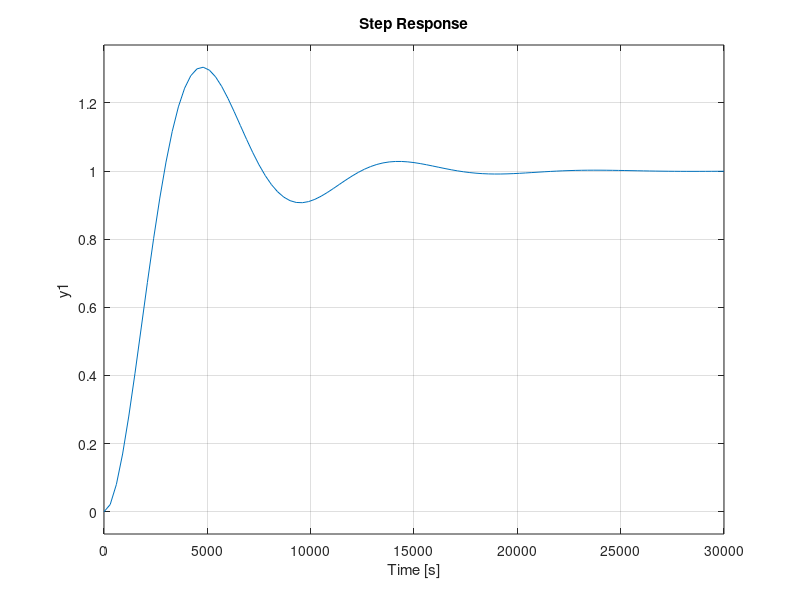
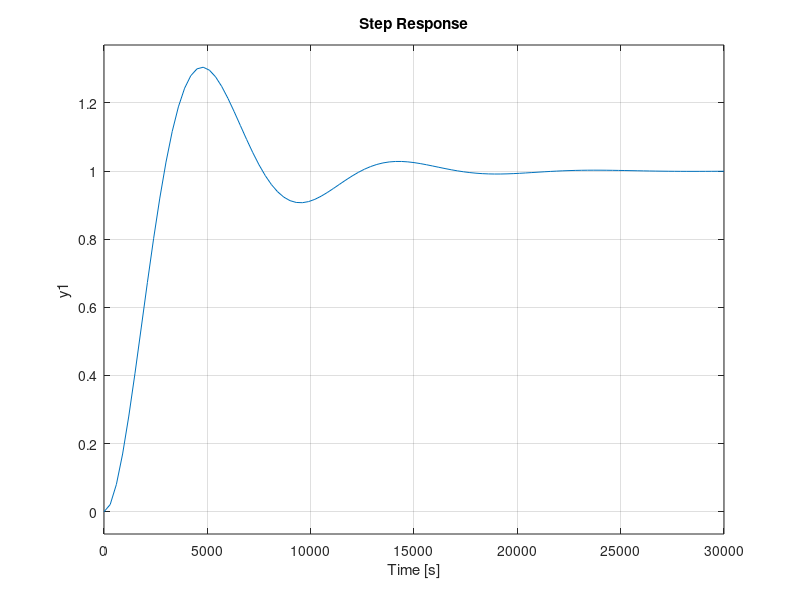
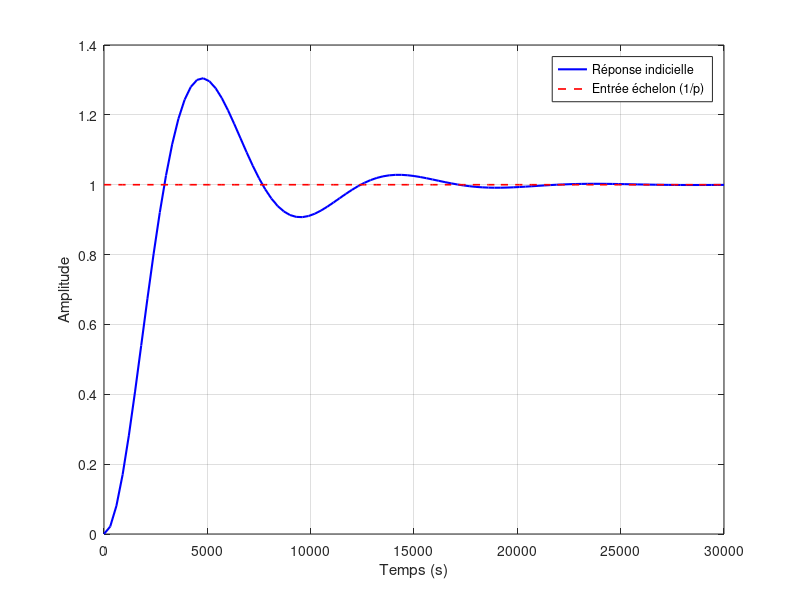
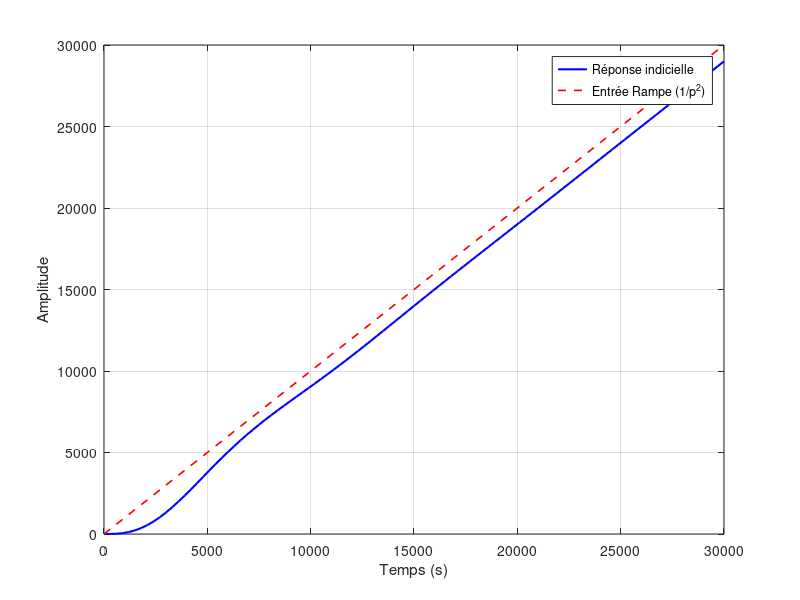

MATLAB code for these plots, in order:
clear;
clc;
close all;
p=tf('p');
%11 Le role du gain K2 est de convertir la grandeur de chaleur vers une
% grandeur tension. (comparer 2 signaux qui sont de meme grandeur physique)
K1=0.02;
tau1=2000;
G= K1/(p*(1+tau1*p))
pole(G)
K2=5e-3;
tau2=2;

%13 Pour Kp=10 

Kp=10;
K=1
wn=sqrt((K2*K1*Kp)/tau1)
Ksi=1/(2*sqrt(tau1*K1*K2*Kp)) %(obtenus par calculs a la main)

%14

Fbf=(K*(wn^2))/(p^2+2*Ksi*wn*p+wn^2)
figure(1)
step(Fbf);

res=minreal((K2*Kp*G)/(1+Kp*G*K2))
% on obtient les memes resultats par le produit de fonction (minreal) avec
% les gains K2 et Kp ainsi que la FTBO G(p) et par les parametres K, Ksi 
% et wn que l'on a déterminé à la question 13.

%Q15
figure(2)
step(res)
% Le temps de montee Tm= 2.92e+03 s (obtenu  par lecture de graphique sur
% la courbe Matlab (figure(2))).
% Tandis que le temps de montee Tm=2.828e+03 s (obtenu par lecture de l'abaque
% figure 3 (sur l'enonce)).
% Ainsi, notre approximation par calcul de Tm par l'abaque est tres proche
% de la valeur obtenue par lecture graphique de la courbe Matlab, ce qui
% justifie notre calcul de parametres (approche theorique proche de
% l'approche experimentale)

%Q16
figure(3);
[y,t] = step(Fbf); % Reponse indicielle à une entree echelon unite
[y2,t] = impulse(1/p,t); % Entree echelon avec le meme vecteur temps
plot(t,y,'b','LineWidth',1.5); 
hold on
plot(t,y2,'r--','LineWidth',1.2)
legend('Réponse indicielle','Entrée échelon (1/p)')
xlabel('Temps (s)')
ylabel('Amplitude')
grid on

% On constate que l'erreur statique tend vers 0 lorsque le temps tend a
% augmenter. rajouter capture (a faire)
%Q17

figure(4)
[y3,t] = step(minreal(Fbf*(1/p))); % Reponse indicielle à une rampe de pente unitaire
[y4,t]= impulse(1/p^2,t); % Rampe d'entree avec le meme vecteur temps
plot(t,y3,'b','LineWidth',1.5); 
hold on
plot(t,y4,'r--','LineWidth',1.2)
legend('Réponse indicielle','Entrée Rampe (1/p^2)')
xlabel('Temps (s)')
ylabel('Amplitude')
grid on

% On constate que l'erreur dynamique tend aussi vers 0 lorsque le temps
% tend a augmenter.
% De plus, si on s'interresse à l'erreur dynamique en zoomant sur la courbe
% obtenue dans matlab a 300 secondes, on obtient environ une erreur
% dynamique epsdyn=298, ce qui est négligeable par rapport a l'amplitude 
% du système et son temps de fonctionnement. (rajouter capture d'écran)

%Q18

figure(5)
step(Fbf*1200)
grid on 

% On obtient un temps de réponse: 
tr51=1.11e+04 % en s

Rperm= 2*tr51 % en s
tchauffe= 3600 % en s
trefroidissement= 1440 % en s
tcyclesec= Rperm+ tchauffe +trefroidissement % en s*
tcycle1day= 24/(tcyclesec/3600)

%Q19
% En observant la courbe obtenue en figure 5, nous notons une réponse
% indicielle avec un dépassement D%=30.5 qui fait que l'on atteint une
% amplitude de 1570 (température en °C) donc non, impossible de réaliser un
% traitement thermique sans endommager l'objet traité car la limite de
% 1400°C est largement depassee avec un gain Kp=10.

%Q20
% D'après la question 18, nous avons pu déterminer que pour un gain Kp=10,
% le nombre de cycles realisables en une journee tcycle1day=3.1718 >3 donc
% oui, il est possible de realiser 3 cycles de traitement thermique sur une
% journee avec un gain Kp=10.


%Q21

%13bis

newKp=1;
newwn=sqrt((K2*K1*newKp)/tau1)
newKsi=1/(2*sqrt(tau1*K1*K2*newKp))

%14bis

newFbf=(K*(newwn^2))/(p^2+2*newKsi*newwn*p+newwn^2)
figure(6)
step(newFbf);

newres=minreal((K2*newKp*G)/(1+newKp*G*K2))

% on obtient les memes resultats par le produit de fonction (minreal) avec
% les gains K2 et newKp ainsi que la FTBO G(p) et par les parametres K, newKsi 
% et newwn que l'on a déterminé.


%Q15bis

figure(7)
step(newres)

% Le temps de montee newTm ne peut pas etre determine a cause du fait que
% le systeme est maintenant sur-amorti car newKsi >1 donc il n'y a aucun
% point ou la courbe franchi la valeur finale (qui est non atteinte)
% Le système est tellement lent que il n'est pas possible d'atteindre le
% temps final


%Q16bis

figure(8);
[y,t] = step(newFbf); % Reponse indicielle à une entree echelon unite
[y2,t] = impulse(1/p,t); % Entree echelon avec le meme vecteur temps
plot(t,y,'b','LineWidth',1.5); 
hold on
plot(t,y2,'r--','LineWidth',1.2)
legend('Réponse indicielle','Entrée échelon (1/p)')
xlabel('Temps (s)')
ylabel('Amplitude')
grid on

% On constate que l'erreur statique tend vers 0 lorsque le temps tend a
% augmenter. D'ailleurs, en comparant au système avec le gain Kp=10, on
% remarque que l'erreur statique du systeme avec Kp=1 est encore plus
% réduite facteur 10 entre les 2 (tend plus rapidement vers 0)

%Q17bis

figure(9)
[y3,t] = step(minreal(newFbf*(1/p))); % Reponse indicielle à une rampe de pente unitaire
[y4,t]= impulse(1/p^2,t); % Rampe d'entree avec le meme vecteur temps
plot(t,y3,'b','LineWidth',1.5); 
hold on
plot(t,y4,'r--','LineWidth',1.2)
legend('Réponse indicielle','Entrée Rampe (1/p^2)')
xlabel('Temps (s)')
ylabel('Amplitude')
grid on

% On constate que l'erreur dynamique tend aussi vers 0 lorsque le temps
% tend a augmenter.
% De plus, si on s'interresse à l'erreur dynamique en zoomant sur la courbe
% obtenue dans matlab a 300 secondes, on obtient environ une erreur
% dynamique newepsdyn=300, ce qui est négligeable par rapport a l'amplitude 
% du système et son temps de fonctionnement. (rajouter capture d'écran)

%Q18bis

figure(10)
step(newFbf*1200)
grid on 

tr52= 2.52e+04 %en s

newRperm= 2*tr52 % en s
tchauffe= 3600 % en s
trefroidissement= 1440 % en s
newtcyclesec= newRperm+ tchauffe +trefroidissement % en s*
newtcycle1day= 24/(newtcyclesec/3600)

% On constate que notre tr52 avec Kp=1 est environ le double de notre
% tr51 avec Kp=10, on remarque donc par calcul que nous sommes 50% 
% moins efficace que notre système avec le gain Kp=10.

%Q22
% On remarque que avec ce gain Kp=1, le systeme n'a pas de depassement
% (on ne depasse donc pas la temperature limite de 1200°C), nous
% n'endommageons donc pas l'objet traite.

%Q23

%Il n'est pas possible de réaliser 3 cycles de traitements sur une journée
% En effet, ayant obtenu newtcycle1day=1.5584 <3, on conclut sur le fait 
% que ce n'est pas possible.

tau2=2;
K2=5e-3;
H=K2/(1+tau2*p)
